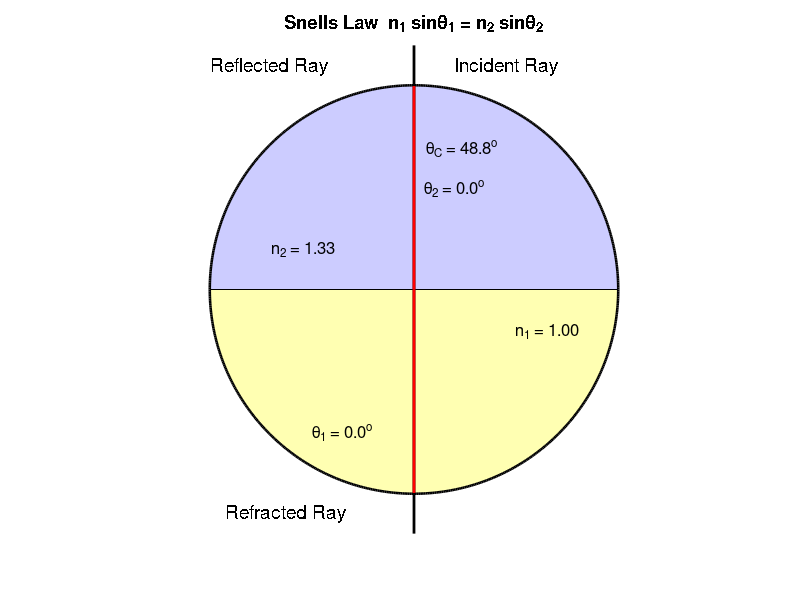

MATLAB code to generate this figure: (Note: this script raises an error after producing the figure.)
% p002.m    

% PHOTONICS and WAVES  Refraction at an interface
% Snell's Law
% Critical angle

% Ian Cooper
% email: matlabvisualphysics@gmail.com
% 200418 / Matlab version R2020a

% DOING PHYSICS WITH MATLAB 
%    https://d-arora.github.io/Doing-Physics-With-Matlab/
% Reference page for documentation and notes
%    http://www.physics.usyd.edu.au/teach_res/mp/doc/p002.htm
% Download Location
%    http://www.physics.usyd.edu.au/teach_res/mp/mscripts/
  

clear
close all
clc

% ANIMATION and GIF file ==============================================
% Show and Save animation as a gif file (0 no)  (1 yes) for flagAG
    flagAG = 1; 
% file name for animated gif   
   ag_name = 'ag_p002A.gif'; 
% Delay in seconds before displaying the next image  
    delay = 0.20;
    frame1 = 0;

% Refractive indices    
n1 = 1; n2 = 1.33;
% Angle of incidence
A2 = 0:1:89;
N = length(A2);
x2 = sind(A2);
y2 = cosd(A2);

% Angle refraction
A1 = asind((n2/n1).*sind(A2));
x1 = -sind(A1);
y1 = -cosd(A1);

% Crtitical angle
  Acrit = asind(n1/n2);


% GRAPHICS  ===========================================================
figure(1)
  set(gcf,'units','normalized');
  set(gcf,'position',[0.02 0.05 0.28 0.40]);
  
  axis off
  
for c = 1:N
  AC = linspace(0,180,360);
  xC = cosd(AC);
  yC = sind(AC);
  xP = xC; yP = yC;
  plot(xP,yP,'k','linewidth',3)
  hold on
  fill(xP,yP,[0.8 0.8 1])

  AC = linspace(180,360,360);
  xC = cosd(AC);
  yC = sind(AC);
  xP = xC; yP = yC;
  plot(xP,yP,'k','linewidth',3)
  hold on
  fill(xP,yP,[1 1 0.7])
  
 % normal
    xP = [0 0]; yP = [-1.2 1.2];
    plot(xP,yP,'k','linewidth',2)
    
 % Incident ray 
   xP = [0 x2(c)]; yP = [0 y2(c)];
   plot(xP,yP,'r','linewidth',2)
 % Reflected ray
   LW = 1;  
   if A2(c) > Acrit; LW = 2; end
   xP = [0 -x2(c)]; yP = [0 y2(c)];
   plot(xP,yP,'r','linewidth',LW)
 % Refracted ray 
   if A2(c) < Acrit
    xP = [0 x1(c)]; yP = [0 y1(c)];
    plot(xP,yP,'r','linewidth',2)
   end
   
   txt = sprintf('n_1 = %2.2f',n1);
   text(0.5,-0.2,txt,'fontsize',12)
   
   txt = sprintf('n_2 = %2.2f',n2);
   text(-0.7,0.2,txt,'fontsize',12)
  
   text(0.2,1.1, 'Incident Ray','fontsize',14,'FontSmoothing','off')
   text(-1,1.1,'Reflected Ray','fontsize',14,'FontSmoothing','off')
   
   if A2(c) > Acrit
     text(-1.1,-1.1, 'NO','fontsize',14)
   else
     text(-1,-1.1, '   Refracted Ray','fontsize',14,'FontSmoothing','off')
   end
   
   title('Snells Law  n_1 sin\theta_1 = n_2 sin\theta_2','FontSmoothing','off')
   
   txt = sprintf('\\theta_C = %2.1f^o',Acrit);
   text(0.06,0.7,txt,'fontsize',12)
   
   txt = sprintf('\\theta_1 = %2.1f^o',A1(c));
   text(-0.5,-0.7,txt,'fontsize',12)
   
   txt = sprintf('\\theta_2 = %2.1f^o',A2(c));
   text(0.05,0.5,txt,'fontsize',12)
   axis equal
   pause(0.1)
   set(gca,'fontsize',12)
   axis off
   set (gca, 'FontSmoothing', 'off')
   
   % Save animation 
    if flagAG == 1
       frame1 = frame1 + 1;
         frame = getframe(1);
         im = frame2im(frame);
         [imind,cm] = rgb2ind(im,256);
         % On the first loop, create the file. In subsequent loops, append.
         if frame1 == 1
           imwrite(imind,cm,ag_name,'gif','DelayTime',delay,'loopcount',inf);
         else
          imwrite(imind,cm,ag_name,'gif','DelayTime',delay,'writemode','append');
         end
    end
end
  
figure(2)
  set(gcf,'units','normalized');
  set(gcf,'position',[0.3 0.05 0.30 0.35]);
  set(gcf,'color','w');
  
  plot([0 90],[0 90],'r')
  hold on
  plot([Acrit Acrit],[0 90],'-r')
  
  A = A2(A2<Acrit); LA = length(A)+1;
  plot(A2(1:LA),real(A1(1:LA)),'b','linewidth',2)
    
  xlabel('\theta_2 (incident angle)')
  ylabel('\theta_1 (refracted angle)')
  txt = sprintf('2 \\rightarrow 1: n_2 = %1.2f  >  n_1 = %1.2f',n2,n1);
  title(txt)
  text(90,-10,'p002A.m','fontsize',8)
  txt = sprintf('\\theta_{critical} = %3.2f^o',Acrit);
  text(50,85,txt)
  
  xlim([0 90])
  ylim([0 90])
  grid on
  set(gca,'xtick',0:10:90)
  set(gca,'ytick',0:10:90)
  set(gca,'fontsize',12)
  axis square  
  
  
  
